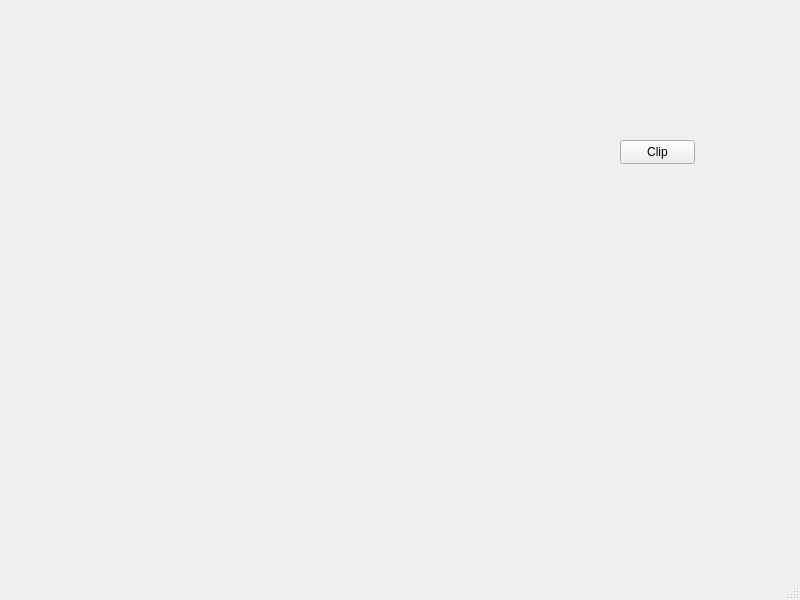
<?xml version="1.0" encoding="UTF-8"?>
<ui version="4.0">
 <class>MainWindow</class>
 <widget class="QMainWindow" name="MainWindow">
  <property name="geometry">
   <rect>
    <x>0</x>
    <y>0</y>
    <width>800</width>
    <height>600</height>
   </rect>
  </property>
  <property name="windowTitle">
   <string>MainWindow</string>
  </property>
  <widget class="QWidget" name="centralwidget">
   <widget class="QLabel" name="label">
    <property name="geometry">
     <rect>
      <x>0</x>
      <y>0</y>
      <width>500</width>
      <height>500</height>
     </rect>
    </property>
    <property name="text">
     <string/>
    </property>
   </widget>
   <widget class="QPushButton" name="pushButton">
    <property name="geometry">
     <rect>
      <x>620</x>
      <y>140</y>
      <width>75</width>
      <height>24</height>
     </rect>
    </property>
    <property name="text">
     <string>Clip</string>
    </property>
   </widget>
  </widget>
  <widget class="QMenuBar" name="menubar">
   <property name="geometry">
    <rect>
     <x>0</x>
     <y>0</y>
     <width>800</width>
     <height>22</height>
    </rect>
   </property>
  </widget>
  <widget class="QStatusBar" name="statusbar"/>
 </widget>
 <resources/>
 <connections/>
</ui>
